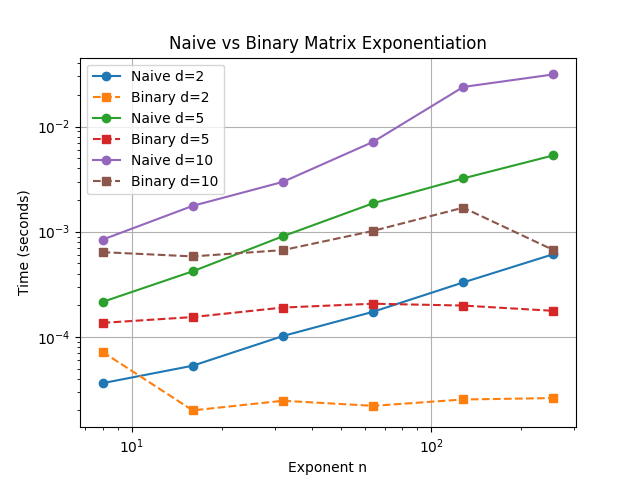

Write the Python code that produced this figure.
# Topic 7 (part 2): Benchmark naive vs binary matrix exponentiation

import os
import time
import random
import importlib
import matplotlib.pyplot as plt

lab = importlib.import_module("2_matrix_exponentiation")

m = 1000000007
dimensions = [2, 5, 10]
exponents = [8, 16, 32, 64, 128, 256]

print("dim  exponent  naive (s)   binary (s)")
for d in dimensions:
    A = [[random.randint(0, 9) for j in range(d)] for i in range(d)]
    naive_times = []
    binary_times = []

    for n in exponents:
        start = time.perf_counter()
        lab.naive_matrix_power(A, n, m)
        naive_times.append(time.perf_counter() - start)

        start = time.perf_counter()
        lab.binary_matrix_power(A, n, m)
        binary_times.append(time.perf_counter() - start)

        print(f"{d:<4} {n:<9} {naive_times[-1]:.6f}    {binary_times[-1]:.6f}")

    plt.plot(exponents, naive_times, marker="o", label=f"Naive d={d}")
    plt.plot(exponents, binary_times, marker="s", linestyle="--", label=f"Binary d={d}")

plt.xscale("log")
plt.yscale("log")
plt.xlabel("Exponent n")
plt.ylabel("Time (seconds)")
plt.title("Naive vs Binary Matrix Exponentiation")
plt.legend()
plt.grid(True)
plt.savefig(os.path.join(os.path.dirname(__file__), "2_matrix_exp_graph.png"))
plt.show()
